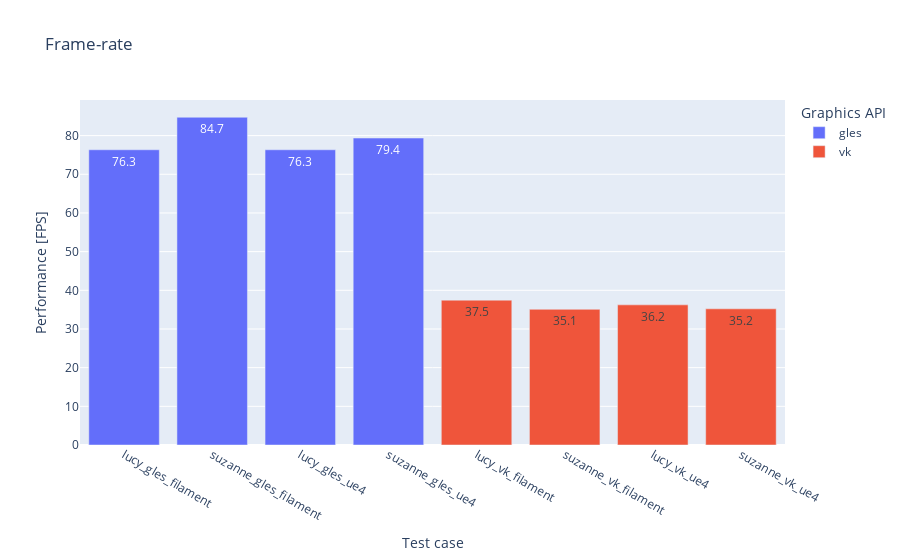

The notebook cell this image was saved under:
### Code cell
fig = px.bar(df_fastest_10x, x = "config" , y = "fps", color = "api", text_auto=".3s",
            title="Frame-rate",
            labels = {
                "fps": "Performance [FPS]",
                "api": "Graphics API",
                "config": "Test case", 
            },
)
fig

### Figure 1 — Plotly figure (JSON) as saved in the notebook; plotly's stock layout.template omitted (floating-point values rounded to 4 significant figures)
{"data": [{"alignmentgroup": "True", "hovertemplate": "Graphics API=gles<br>Test case=%{x}<br>Performance [FPS]=%{y}<extra></extra>", "legendgroup": "gles", "marker": {"color": "#636efa", "pattern": {"shape": ""}}, "name": "gles", "offsetgroup": "gles", "orientation": "v", "showlegend": true, "textposition": "auto", "texttemplate": "%{y:.3s}", "type": "bar", "x": ["lucy_gles_filament", "suzanne_gles_filament", "lucy_gles_ue4", "suzanne_gles_ue4"], "xaxis": "x", "y": [76.34, 84.75, 76.34, 79.37], "yaxis": "y"}, {"alignmentgroup": "True", "hovertemplate": "Graphics API=vk<br>Test case=%{x}<br>Performance [FPS]=%{y}<extra></extra>", "legendgroup": "vk", "marker": {"color": "#EF553B", "pattern": {"shape": ""}}, "name": "vk", "offsetgroup": "vk", "orientation": "v", "showlegend": true, "textposition": "auto", "texttemplate": "%{y:.3s}", "type": "bar", "x": ["lucy_vk_filament", "suzanne_vk_filament", "lucy_vk_ue4", "suzanne_vk_ue4"], "xaxis": "x", "y": [37.45, 35.09, 36.23, 35.21], "yaxis": "y"}], "layout": {"autosize": true, "barmode": "relative", "legend": {"title": {"text": "Graphics API"}, "tracegroupgap": 0}, "title": {"text": "Frame-rate"}, "xaxis": {"anchor": "y", "autorange": true, "domain": [0, 1], "range": [-0.5, 7.5], "title": {"text": "Test case"}, "type": "category"}, "yaxis": {"anchor": "x", "autorange": true, "domain": [0, 1], "range": [0, 89.21], "title": {"text": "Performance [FPS]"}, "type": "linear"}}}
